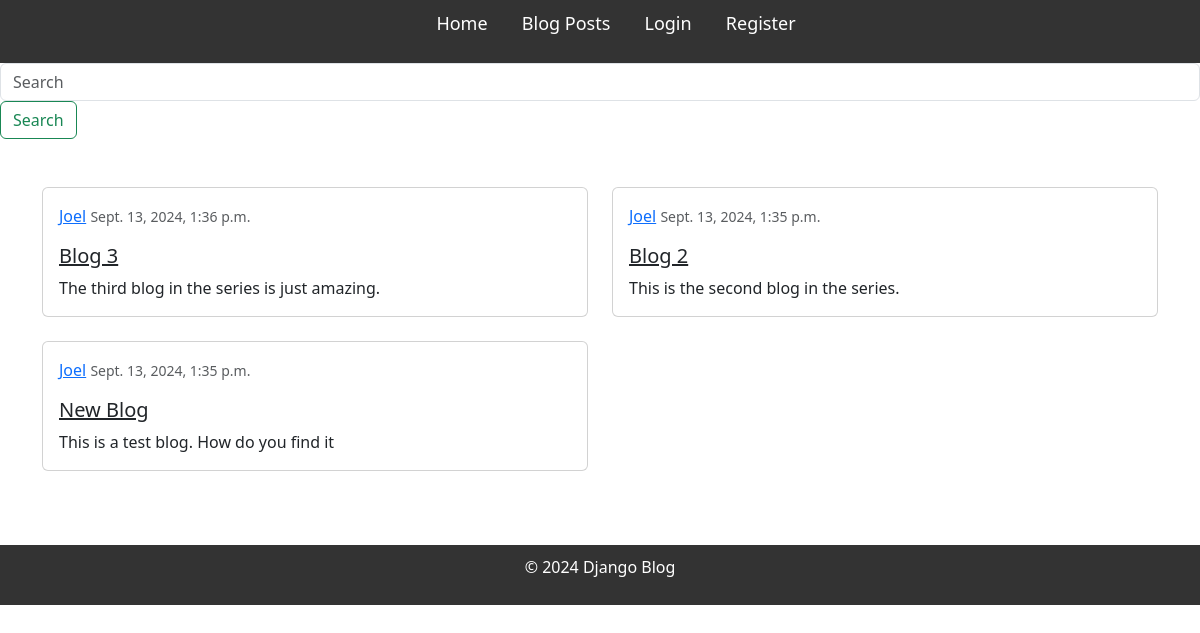
/posts/, run on an earlier commit of the app's database.
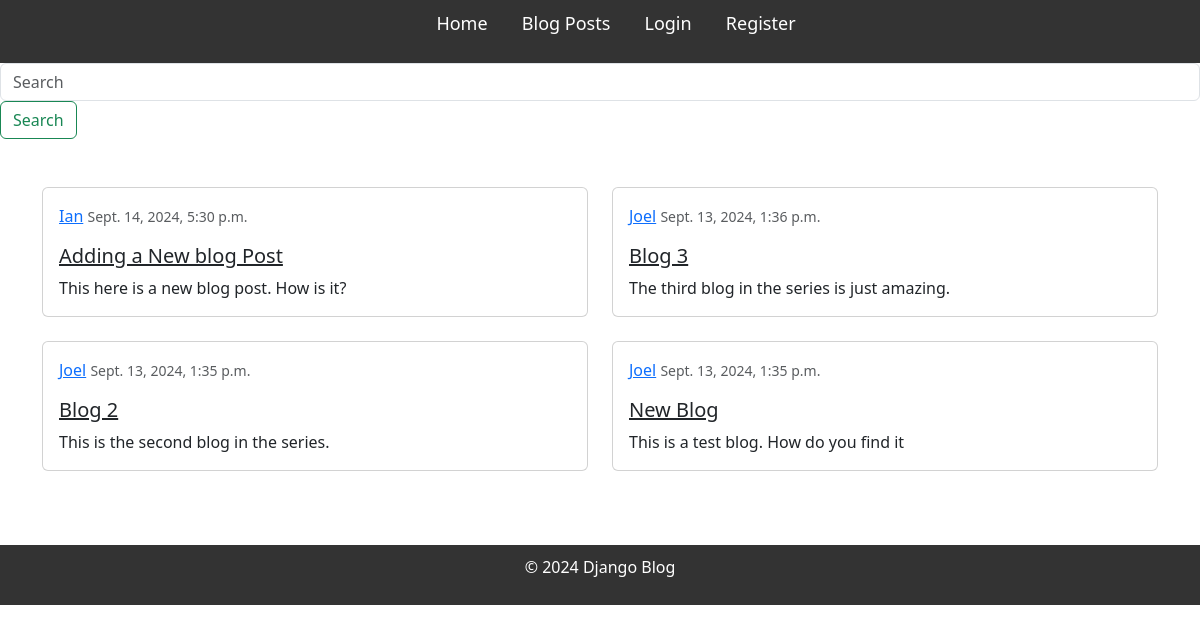
And on a later commit of the database.
### blog/models.py (models this page shows, shortened)
class Post(models.Model):
    title = models.CharField(max_length=200)
    content = models.TextField()
    published_date = models.DateTimeField(auto_now_add=True)
    author = models.ForeignKey(User, on_delete=models.CASCADE, related_name='posts')
    tags = models.ManyToManyField(Tag, related_name='posts', blank=True)
    tags = TaggableManager()

### blog/views.py (the view)
# urls.py: path('posts/', PostListView.as_view(), name='posts'),
class PostListView(ListView):
    model = Post
    template_name = 'blog/posts.html'
    context_object_name = 'posts'
    ordering = ['-published_date']

### blog/templates/blog/posts.html (shortened to what this page needs)
{% extends 'blog/base.html' %}
{% block content %}
  <div class="container mt-5">
    <div class="row">
      {% for post in posts %}
        <div class="col-md-6 mb-4">
          <article class="card">
             <div class="card-body">
                <div class="d-flex justify-content-between mb-3">
                <div>
                  <a class="text-primary" href="#">{{ post.author }}</a>
                  <small class="text-muted ml-2">{{ post.published_date }}</small>
                </div>
              </div>
              <h5 class="card-title">
                <a class="text-dark" href="{% url 'post-detail' post.id %}">{{ post.title }}</a>
              </h5>
              <p class="card-text">{{ post.content|truncatewords:30 }}</p>
            </div>
          </article>
        </div>
      {% endfor %}
    </div>
  </div>
{% endblock content %}

### blog/templates/blog/base.html (shortened to what this page needs)
{% load static %}
<!DOCTYPE html>
<html lang="en">
<head>
    <link rel="stylesheet" href="{% static 'css/styles.css' %}">
    <link href="https://cdn.jsdelivr.net/npm/bootstrap@5.3.3/dist/css/bootstrap.min.css" rel="stylesheet">
</head>
<body>
    <header>
        <nav>
            <ul>
                <li><a href="{% url 'home' %}">Home</a></li>
                <li><a href="{% url 'posts' %}">Blog Posts</a></li>
                {% if user.is_authenticated %}
                    <li><a href="{% url 'post-create' %}">New Post</a></li>
                    <li><a href="{% url 'profile' %}">Profile</a></li>
                    <li><a href="{% url 'logout' %}">Logout</a></li>
                {% else %}
                    <li><a href="{% url 'login' %}">Login</a></li>
                    <li><a href="{% url 'register' %}">Register</a></li>
                {% endif %}
            </ul>
        </nav>
    </header>
<form class="form-inline my-2 my-lg-0" action="{% url 'search_posts' %}" method="GET">
    <input class="form-control mr-sm-2" type="search" name="q" placeholder="Search" aria-label="Search">
    <button class="btn btn-outline-success my-2 my-sm-0" type="submit">Search</button>
</form>
    <div class="content">
        {% block content %}
        {% endblock %}
    </div>
    <footer>
        <p>&copy; 2024 Django Blog</p>
    </footer>
</body>
</html>

### blog/static/css/styles.css (style rules this page uses)
* { margin: 0; padding: 0; box-sizing: border-box; }
body { font-family: Arial, sans-serif; background-color: #f9f9f9; color: #333; }
header { background-color: #333; padding: 10px; text-align: center; }
header nav ul { list-style-type: none; }
header nav ul li { display: inline; margin: 0 15px; }
header nav ul li a { color: white; text-decoration: none; font-size: 18px; }
.content { margin: 20px; }
footer { text-align: center; margin-top: 50px; padding: 10px; background-color: #333; color: white; }

What changed in the data, as far as the page shows it:
added Post: author "Ian", published_date "Sept. 14, 2024, 5:30 p.m.", title "Adding a New blog Post", content "This here is a new blog post. How is it?"
